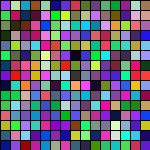
Frame 1 (no input)
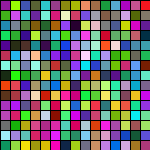
Frame 60 (the mouse pressed at the canvas centre just before this capture)
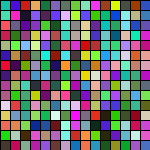
Frame 120 (the mouse held since frame 60 and released just before this capture)

The Processing sketch that drew these frames (run headless with seeded random() and noise(); from frame 60 on, the mouse is pressed at the canvas centre):

// Processing sketch: processing_139871
// ── processing_139871.pde

int counter;

void setup() {
  //setup function called initially, only once

  size(150, 150);

  background(0);
  //set background white

 counter = 0;

}


void draw() {


for (int x = 0; x < 15; x++) {
    for (int y = 0; y < 15; y++) {
        fill((int)random(255), (int)random(255), (int)random(255));
        rect(x*10, y*10, 10, 10);
    }
}

}
